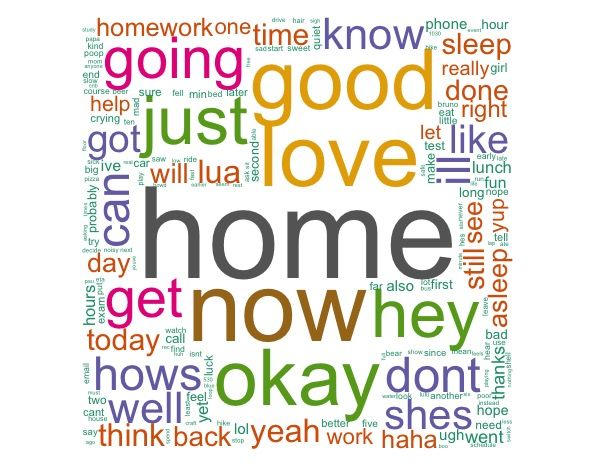

This figure's R source:
##### Word cloud fun
# install.packages("XML")
require(XML)
# install.packages("tm")
require(tm)
# install.packages("wordcloud")
require(wordcloud)
require(RColorBrewer)

##### Trying my own example using text message data
Lisa <- read.csv("lisa_word_cloud/Lisa.csv",stringsAsFactors = FALSE) #Note: Replace with your own .csv
# Jo <- Lisa$message
# Jo.corpus <- Corpus(DataframeSource(data.frame(as.character(Jo))))
Jo <- data.frame(doc_id = rownames(Lisa),
                 text = Lisa$message)
Jo.corpus <- Corpus(DataframeSource(Jo))
Jo.corpus <- tm_map(Jo.corpus, removePunctuation)
Jo.corpus <- tm_map(Jo.corpus, content_transformer(tolower))
Jo.corpus <- tm_map(Jo.corpus, removeWords, stopwords("english"))
Jo.tdm <- TermDocumentMatrix(Jo.corpus)
Jo.m <- as.matrix(Jo.tdm)
Jo.v <- sort(rowSums(Jo.m),decreasing=TRUE)
Jo.d <- data.frame(word = names(Jo.v),freq = Jo.v)
table(Jo.d$freq)
pal2 <- brewer.pal(8,"Dark2")
windows(width = 12, height = 12)
jpeg(filename = 'LisaWordCloud.jpg')
wordcloud(Jo.d$word,Jo.d$freq,scale = c(8,.2),min.freq = 3,random.order = FALSE, rot.per = .15, colors = pal2)
dev.off()